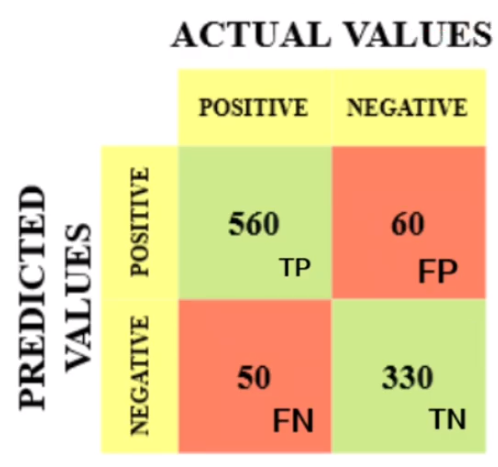
#> input picture exemploconfusion.png, 498 x 467 px
$ jupyter execute --allow-errors 'CONFUSION MATRIX E DETECÇÃO DE PARKINSON.ipynb'   (shell and % lines are left out)
#> lines starting #> are read from the running program, lines starting #| are printed output that depends on the picture
#  **<font color="red">Ciência dos Dados</font>**

Link: [confusion matrix](https://www.youtube.com/watch?v=s4HlDv1AhgU&t=14s)

A <font color="red">Matriz de Confusão</font> é uma das métricas de avaliação do desempenho das máquinas preditivas que fornece uma visão holística do desempenho do seu modelo.

É utilizado em **aprendizado supervisionado**, ou seja em modelos de classificação: KNN, Naive Bayes, SVM, Decision trees e Logistic regression.

[cell 1]
from skimage.io import imread
import matplotlib.pyplot as plt

**Exemplo:** suponhamos que temos um conjunto de Dados de classificação com $1000$ registros...
Suponha, também, que calculamos a nossa matriz de confusão :

[cell 2]
plt.figure(figsize=(8, 8))
#imagem = imread('C:/Users/eddyc/Desktop/REGRESSAO/minions.jpg')
imagem = imread('exemploconfusion.png')
#> imagem is the input picture: shape (467, 498, 3); mean R, G, B 231.7, 212.5, 166.2
plt.imshow(imagem)
plt.show()

Para medir a **assertividade** da máquina preditiva o <font color="blue">Python</font> faz o seguinte cálculo:

   $accuracy  ~~=~~  \frac{ TP  ~~+~~  TN }{ TP  ~~+~~  FP  ~~+~~  TN  ~~+~~  FN }$


Vamos ver outro exemplo com a mesma quantidade de Dados e ver como **INTERPRETAMOS** a matriz de confusion.

[cell 3]
plt.figure(figsize=(8, 8))
#imagem = imread('C:/Users/eddyc/Desktop/REGRESSAO/minions.jpg')
imagem = imread('exemploconfusion2.png')
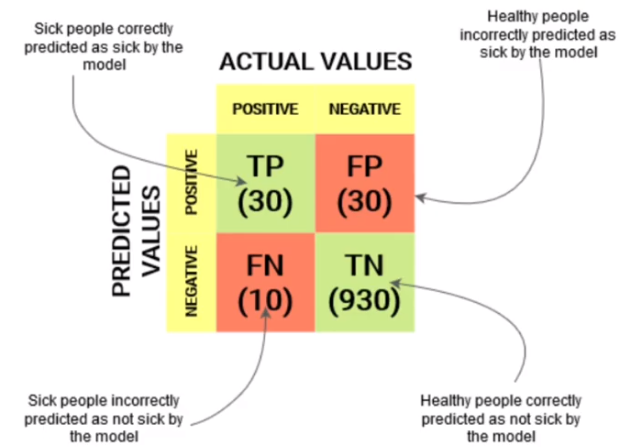
#> input picture exemploconfusion2.png, 622 x 447 px
#> imagem is the input picture: shape (447, 622, 3); mean R, G, B 239.1, 232.7, 217.3
plt.imshow(imagem)
plt.show()

A acurácia para este resultado será:

$Acurácia ~~=~~ \frac{30 ~~+~~ 930}{30 ~~+~~ 930 ~~+~~ 30 ~~+~~ 10} ~~ =~~96\%$

### <font color="red">OBS:</font>

* Nosso modelo está dizendo assim: "posso prever $96\%$" dos doentes.

* Mas, <font color="blue">NA VERDADE</font>, o que ele deveria dizer é:
   **"posso prever $96\%$ das pessoas que não ficarão doentes"**
*  Neste exemplo anterior a nossa classe está **desbalançeada**.

Vamos entender como usar outras métricas para obtermos uma análise mais fiel ao objetivo de negócio:

\begin{eqnarray}
Precision  ~~ = ~~  \frac{TP}{TP ~~ + ~~  FP}\\
Recall  ~~ = ~~  \frac{TP}{TP~~~ + ~~ FN}\\
F1-score ~~ = ~~ \frac{2}{\frac{1}{Recall} ~~~ + ~~ \frac{1}{Precision}}
\end{eqnarray}

Se você quer avaliar **FP** você usa Precision, se você quer avaliar **FN** usa o Recall e se você não entende das métricas anteriores usa **F1-score** que é a média harmônica das anteriores.

## Ciência dos Dados na prática

#### <font color="red">Detecção de Parkinson</font>

Neste projeto de aprendizado de máquina com Python, aprenderemos a detectar a presença de **doença de Parkinson** em indivíduos usando vários fatores, variáveis, atributos... Usaremos um <font color="blue">XGBClassifier do XGBoost</font> (**algoritmo de classificação**) como algoritmo de Machine Learning.

Click aqui para os [Dados de Parkinson](https://archive.ics.uci.edu/ml/datasets/Parkinsons)

Este conjunto de Dados é composto por uma gama de medições biomédicas de voz de $31$ pessoas, $23$ com doença de Parkinson (DP). cada coluna da tabela é uma medida de voz particular, e cada linha corresponde a uma de $195$ vozes registro dessas pessoas (coluna "nome"). O objetivo principal dos Dados é discriminar pessoas saudáveis daquelas com DP, de acordo com o "status" coluna que é definida como $0$ para integra e $1$ para portador de Parkinson.

# <font color="red">1° Entendemos o problema de negócio</font>

[cell 4]
# Arquitetura dos Dados

from PIL import Image
im = Image.open("AD_foto.png")
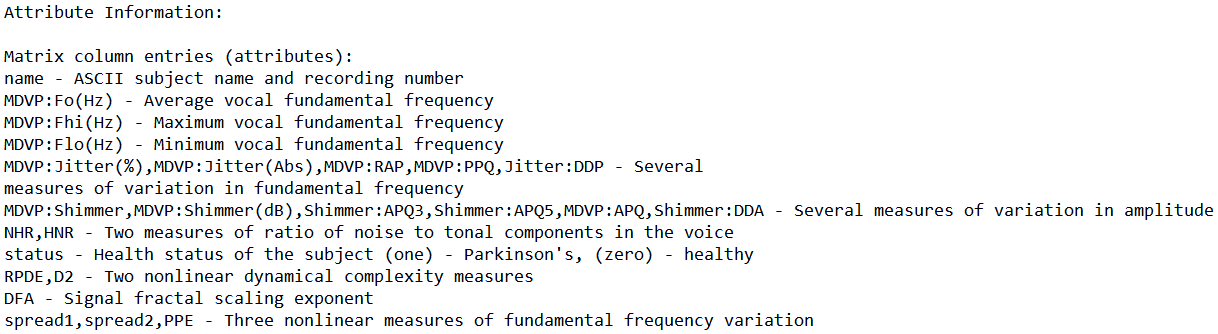
#> input picture AD_foto.png, 1218 x 334 px
#> im is the input picture: PIL image 1218x334 RGB; mean R, G, B 241.2, 241.2, 241.2
im.show()
im
